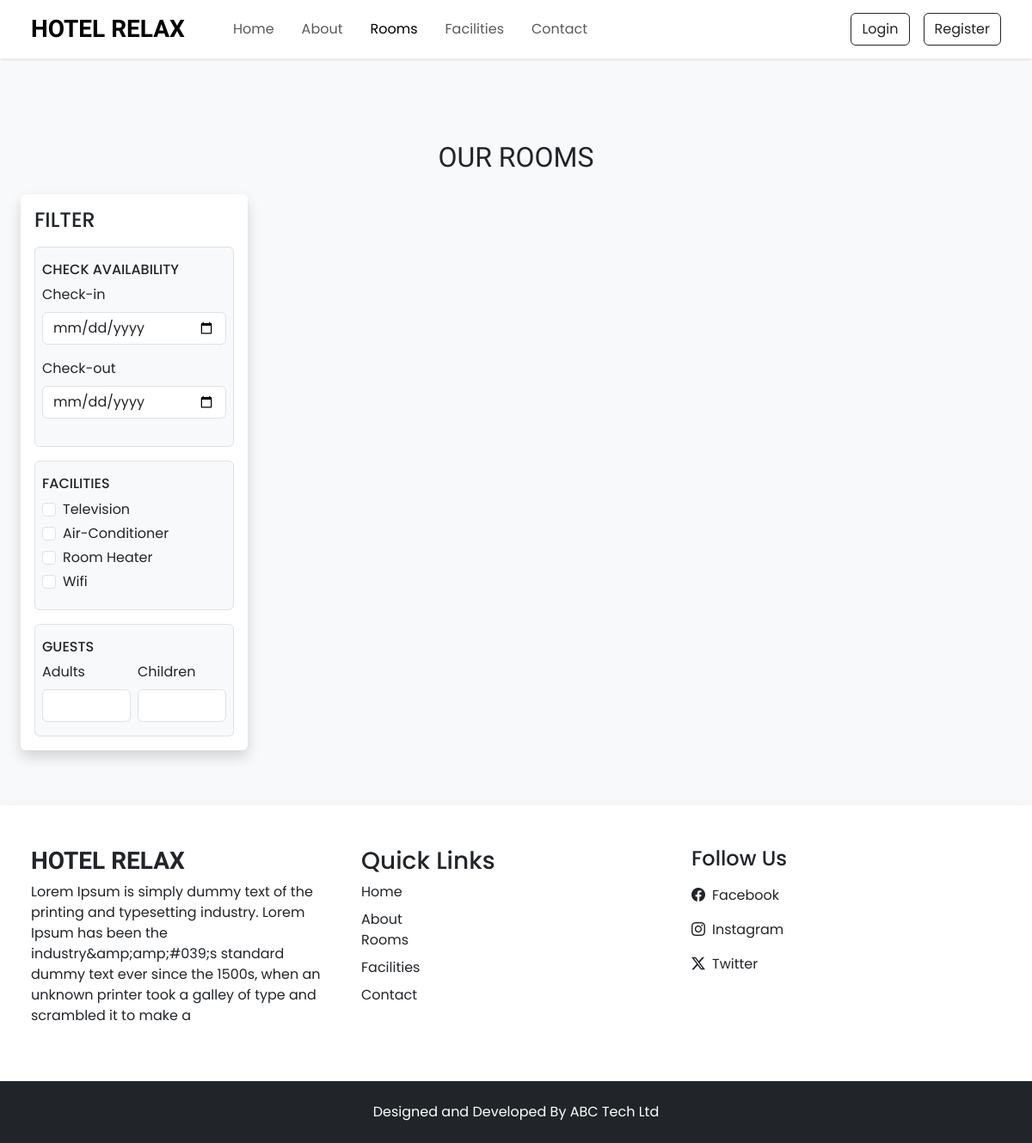
Screenshot of /rooms with the database file from the repository.
### tables this page shows
CREATE TABLE `settings` (
  `id` int(11) NOT NULL,
  `site_title` varchar(255) DEFAULT NULL,
  `site_about` varchar(500) DEFAULT NULL,
  `shutdown` tinyint(1) NOT NULL
);

CREATE TABLE `facilities` (
  `id` int(11) NOT NULL,
  `facility_icon` varchar(100) DEFAULT NULL,
  `facility_name` varchar(100) DEFAULT NULL,
  `facility_desc` varchar(500) DEFAULT NULL
);

### admin/inc/config.php (called while the page is built, shortened)
<?php
function selectAll($table)
{
    $conn = $GLOBALS['conn'];
    $res = mysqli_query($conn, "SELECT * FROM `$table`");
    return $res;
}
function select($sql, $data_types, $values)
{
    $conn = $GLOBALS['conn'];
    $res = $conn->prepare($sql);
    $res->bind_param($data_types, ...$values);
    if($res->execute())
    {
        $result = $res->get_result();
        return $result;
    }
    else
    {
        $error = "Query execution failed - Select";
        $res->close();
        return $error;
    }
}
?>

### rooms.php (the view, shortened to what this page needs)
<?php
 require "top.php";
 $checkin_default = "";
 $checkout_default = "";
 $adults_default = "";
 $children_default = "";
?>
<section class="py-5">
    <div class="container-fluid">
        <h2 class="h-font text-center mt-5 mb-4">OUR ROOMS</h2>
        <div class="row">
          <div class="col-lg-3 mb-3 ps-lg-4">
              <nav class="navbar navbar-expand-lg bg-white shadow rounded p-3">
                  <div class="container-fluid flex-row flex-lg-column align-items-baseline p-0">
                      <h4 class="my-0">FILTER</h4>
                      <div class="collapse navbar-collapse flex-column align-items-stretch w-100" id="filterDropdown">
                          <div class="border bg-light py-3 px-2 mt-3 rounded">
                              <h4 class="mb-2 d-flex align-items-center justify-content-between" style="font-size: 16px;">
                                <span>CHECK AVAILABILITY</span>
                              </h4>
                              <div class="mb-3">
                                  <label class="form-label">Check-in</label>
                                  <input type="date" onchange="check_avail_filter()" value="<?= $checkin_default ?>" class="form-control shadow-none" id="checkin">
                              </div>
                              <div class="mb-3">
                                  <label class="form-label">Check-out</label>
                                  <input type="date" onchange="check_avail_filter()" value="<?= $checkout_default ?>" class="form-control shadow-none" id="checkout">
                              </div>
                          </div>
                          <div class="border bg-light py-3 px-2 mt-3 rounded">
                              <h4 class="mb-2 d-flex align-items-center justify-content-between" style="font-size: 16px;">
                                <span>FACILITIES</span>
                              </h4>
                              <?php
                                $facility_q = selectAll('facilities');
                                while($facility_row = $facility_q->fetch_assoc())
                                {
                                  ?>
                                  <div class="d-flex gap-2 mb-1">
                                      <input type="checkbox" class="form-check-input shadow-none" value="<?= $facility_row['id'] ?>" name="facilities" id="f_<?= $facility_row['id'] ?>" style="cursor: pointer" onclick="fetch_rooms()">
                                      <label for="f_<?= $facility_row['id'] ?>" class="form-label m-0" style="cursor: pointer"><?= $facility_row['facility_name'] ?></label>
                                  </div>
                                  <?php
                                }
                              ?>
                          </div>
                          <div class="border bg-light py-3 px-2 mt-3 rounded">
                              <h4 class="mb-2 d-flex align-items-center justify-content-between" style="font-size: 16px;">
                                <span>GUESTS</span>
                              </h4>
                              <div class="d-flex gap-2">
                                  <div>
                                    <label for="" class="form-label">Adults</label>
                                    <input type="number" min="1" value="<?= $adults_default ?>" class="form-control shadow-none" id="adults" oninput="guests_filter()">
                                  </div>
                                  <div>
                                    <label for="" class="form-label">Children</label>
                                    <input type="number" min="1" value="<?= $children_default ?>" class="form-control shadow-none" id="children" oninput="guests_filter()">
                                  </div>
                              </div>
                          </div>
                      </div>
                  </div>
              </nav>
          </div>
          <div class="col-lg-9">
          </div>
        </div>
    </div>
</section>
<?php
 require "footer.php";
?>

### top.php (shortened to what this page needs)
<?php
    require "admin/inc/config.php";
    $sql = "SELECT * FROM `contacts_det` WHERE `id` = ?";
    $data_types = 'i';
    $values = [1];
    $contact_res = select($sql, $data_types, $values);
    $contact_row = $contact_res->fetch_assoc();
    $setting_res = select("SELECT * FROM `settings` WHERE `id` = ?", 'i', [1]);
    $setting_row = $setting_res->fetch_assoc();
?>
<!DOCTYPE html>
<html lang="en">
<head>
    <link rel="stylesheet" href="assets/css/style.css">
    <link href="https://cdn.jsdelivr.net/npm/bootstrap@5.3.3/dist/css/bootstrap.min.css" rel="stylesheet">
    <link rel="stylesheet" href="https://cdn.jsdelivr.net/npm/bootstrap-icons@1.11.3/font/bootstrap-icons.min.css">
    <link rel="stylesheet" href="https://cdn.jsdelivr.net/npm/swiper@11/swiper-bundle.min.css" />
</head>
<body class="bg-light">
    <nav id="nav-bar" class="navbar navbar-expand-lg bg-white px-lg-4 py-lg-2 shadow-sm sticky-top">
        <div class="container-fluid">
            <a class="navbar-brand h-font fs-3 fw-bold me-5" href="index"><?= $setting_row['site_title'] ?></a>
            <div class="collapse navbar-collapse" id="navbarSupportedContent">
                <ul class="navbar-nav me-auto mb-2 mb-lg-0">
                    <li class="nav-item">
                      <a class="nav-link me-3" href="index">Home</a>
                    </li>
                    <li class="nav-item">
                      <a class="nav-link me-3" href="about">About</a>
                    </li>
                    <li class="nav-item">
                    <a class="nav-link me-3" href="rooms">Rooms</a>
                    </li>
                    <li class="nav-item">
                    <a class="nav-link me-3" href="facilities">Facilities</a>
                    </li>
                    <li class="nav-item">
                    <a class="nav-link" href="contact">Contact</a>
                    </li>
                </ul>
                <div class="d-flex align-items-center gap-2 gap-lg-3">
                    <?php
                       if(isset($_SESSION['LOGIN']) && $_SESSION['LOGIN'] === true)
                       {
                        ?>
                            <div class="btn-group">
                                <button type="button" class="btn btn-outline-dark dropdown-toggle" data-bs-toggle="dropdown">
                                    <img src="<?= IMAGE_PATH ?>users/<?= $_SESSION['USER_PIC'] ?>" style="width : 40px; height: 40px; object-fit: contain"> <?= $_SESSION['USER_NAME']  ?>
                                </button>
                                <ul class="dropdown-menu dropdown-menu-lg-end">
                                    <li><a href="profile" class="dropdown-item" type="button">Profile</a></li>
                                    <li><a href="booking" class="dropdown-item" type="button">Booking</a></li>
                                    <li><a href="logout" class="dropdown-item" type="button">Logout</a></li>
                                </ul>
                            </div>
                        <?php
                       }
                       else
                       {
                         ?>
                            <button class="btn btn-outline-dark shadow-none" data-bs-toggle="modal" data-bs-target="#loginModal">Login</button>
                            <button class="btn btn-outline-dark shadow-none" data-bs-toggle="modal" data-bs-target="#registerModal">Register</button>
                         <?php
                       }
                    ?>
                </div>
            </div>
        </div>
    </nav>

### footer.php (shortened to what this page needs)
    <section class="footer py-5 bg-white shadow px-lg-4">
        <div class="container-fluid">
            <div class="row">
                <div class="col-md-4">
                    <h3 class="h-font fw-bold mb-2"><?= $setting_row['site_title'] ?></h3>
                    <p><?= $setting_row['site_about'] ?></p>
                </div>
                <div class="col-md-4">
                    <h3>Quick Links</h3>
                    <a href="index" class="text-decoration-none d-inline-block mb-2 text-dark">Home</a> <br>
                    <a href="about" class="text-decoration-none d-inline-block text-dark">About</a> <br>
                    <a href="rooms" class="text-decoration-none d-inline-block mb-2 text-dark">Rooms</a> <br>
                    <a href="facilities" class="text-decoration-none d-inline-block mb-2 text-dark">Facilities</a> <br>
                    <a href="contact" class="text-decoration-none d-inline-block text-dark">Contact</a>
                </div>
                <div class="col-md-4">
                        <h4>Follow Us</h4>
                        <a href="<?= $contact_row['fb'] ?>" target="_blank" class="d-flex align-items-center mt-3 text-decoration-none text-dark">
                            <i class="bi bi-facebook me-2"></i>
                            Facebook
                        </a>
                        <a href="<?= $contact_row['insta'] ?>" target="_blank" class="d-flex align-items-center mt-3 text-decoration-none text-dark">
                            <i class="bi bi-instagram me-2"></i>
                            Instagram
                        </a>
                        <a href="<?= $contact_row['tw'] ?>" target="_blank" class="d-flex align-items-center my-3 text-decoration-none text-dark">
                            <i class="bi bi-twitter-x me-2"></i>
                            Twitter
                        </a>
                </div>
            </div>
        </div>
    </section>
    <section class="copyright py-4 bg-dark text-white">
        <div class="container">
            <p class="my-0 text-center">Designed and Developed By ABC Tech Ltd</p>
        </div>
    </section>
</body>
</html>

### assets/css/style.css (style rules this page uses)
* { margin: 0; padding: 0; box-sizing: border-box; font-family: "Poppins", serif; }
:root { --teal: #2ec1ac; --teal-hover: #279e8c; }
.h-font { font-family: "Merienda", serif; }
input[type=number] { -moz-appearance: textfield; }

### rows the page displays
settings: site_title "HOTEL RELAX", site_about "Lorem Ipsum is simply dummy text of the printing and typesetting industry. Lorem Ipsum has been the industry&amp;amp;#039;s standard dummy text ever since the 1500s, when an unknown printer took a galley of type and scrambled it to make a"
facilities: facility_name "Television"
facilities: facility_name "Air-Conditioner"
facilities: facility_name "Room Heater"
facilities: facility_name "Wifi"
